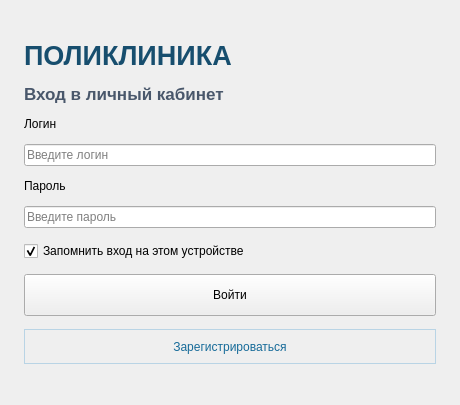
<?xml version='1.0' encoding='utf-8'?>
<ui version="4.0">
  <class>Form</class>
  <widget class="QWidget" name="Form">
    <property name="geometry">
      <rect>
        <x>0</x>
        <y>0</y>
        <width>460</width>
        <height>405</height>
      </rect>
    </property>
    <property name="windowTitle">
      <string>Поликлиника · Вход</string>
    </property>
    <layout class="QVBoxLayout" name="root">
      <property name="leftMargin">
        <number>24</number>
      </property>
      <property name="topMargin">
        <number>24</number>
      </property>
      <property name="rightMargin">
        <number>24</number>
      </property>
      <property name="bottomMargin">
        <number>24</number>
      </property>
      <property name="spacing">
        <number>13</number>
      </property>
      <item>
        <spacer name="spacerTop">
          <property name="orientation">
            <enum>Qt::Vertical</enum>
          </property>
          <property name="sizeHint" stdset="0">
            <size>
              <width>20</width>
              <height>40</height>
            </size>
          </property>
        </spacer>
      </item>
      <item>
        <widget class="QLabel" name="brand">
          <property name="text">
            <string>ПОЛИКЛИНИКА</string>
          </property>
          <property name="styleSheet">
            <string>font-size: 27px; font-weight: 800; color: #174E6E;</string>
          </property>
        </widget>
      </item>
      <item>
        <widget class="QLabel" name="title">
          <property name="text">
            <string>Вход в личный кабинет</string>
          </property>
          <property name="styleSheet">
            <string>font-size: 17px; font-weight: 600; color: #49576B;</string>
          </property>
        </widget>
      </item>
      <item>
        <widget class="QLabel" name="login_caption">
          <property name="text">
            <string>Логин</string>
          </property>
        </widget>
      </item>
      <item>
        <widget class="QLineEdit" name="login">
          <property name="placeholderText">
            <string>Введите логин</string>
          </property>
        </widget>
      </item>
      <item>
        <widget class="QLabel" name="password_caption">
          <property name="text">
            <string>Пароль</string>
          </property>
        </widget>
      </item>
      <item>
        <widget class="QLineEdit" name="password">
          <property name="placeholderText">
            <string>Введите пароль</string>
          </property>
        </widget>
      </item>
      <item>
        <widget class="QCheckBox" name="remember">
          <property name="text">
            <string>Запомнить вход на этом устройстве</string>
          </property>
          <property name="checked">
            <bool>true</bool>
          </property>
        </widget>
      </item>
      <item>
        <widget class="QPushButton" name="enter">
          <property name="text">
            <string>Войти</string>
          </property>
          <property name="minimumSize">
            <size>
              <width>0</width>
              <height>42</height>
            </size>
          </property>
        </widget>
      </item>
      <item>
        <widget class="QPushButton" name="register">
          <property name="text">
            <string>Зарегистрироваться</string>
          </property>
          <property name="styleSheet">
            <string>background: transparent; color: #176B99; border: 1px solid #B9D4E5;</string>
          </property>
          <property name="minimumSize">
            <size>
              <width>0</width>
              <height>35</height>
            </size>
          </property>
        </widget>
      </item>
      <item>
        <spacer name="spacerBottom">
          <property name="orientation">
            <enum>Qt::Vertical</enum>
          </property>
          <property name="sizeHint" stdset="0">
            <size>
              <width>20</width>
              <height>40</height>
            </size>
          </property>
        </spacer>
      </item>
    </layout>
  </widget>
  <resources />
  <connections />
</ui>
